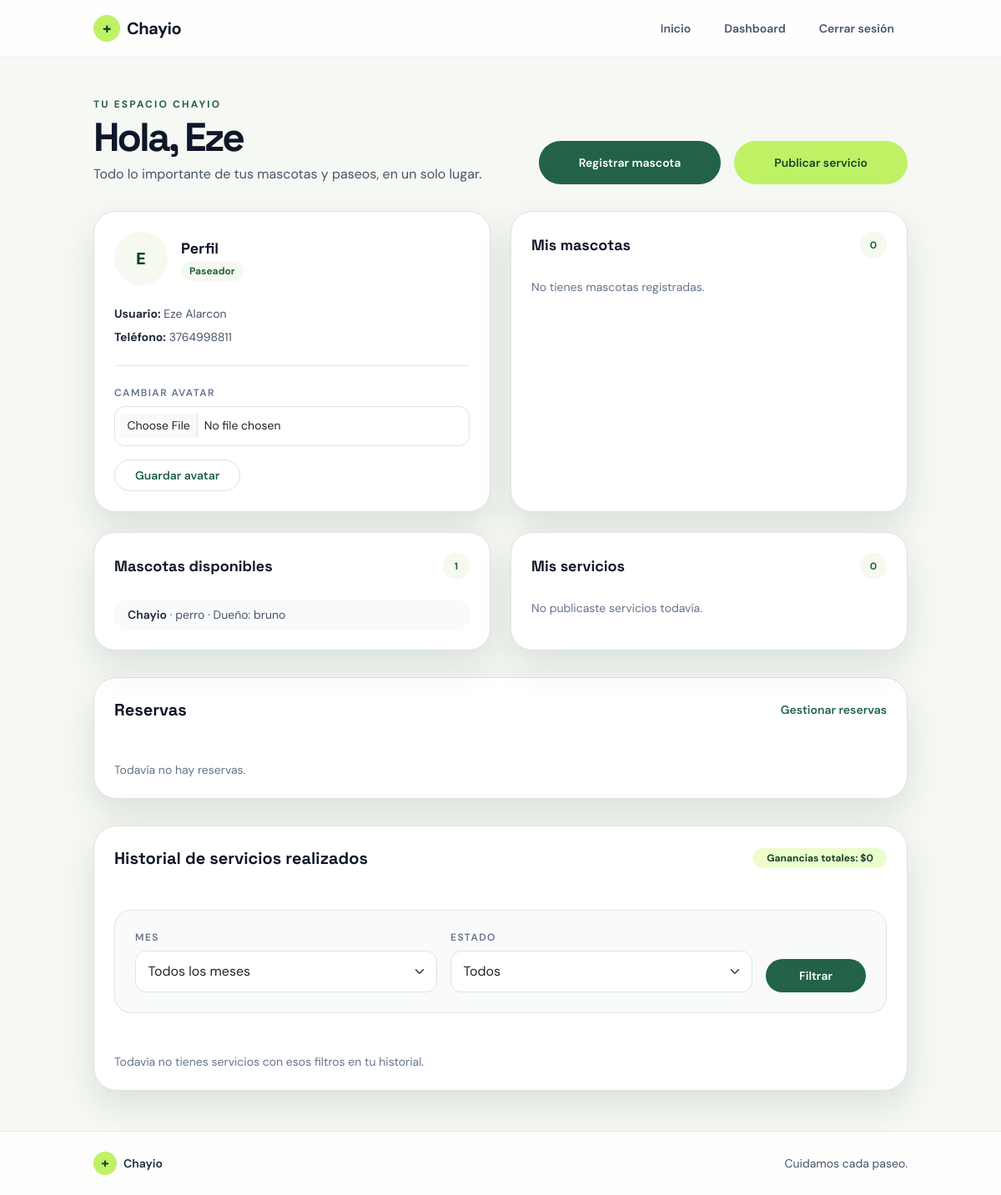
Page /dashboard/ (signed in) on the earlier database version.
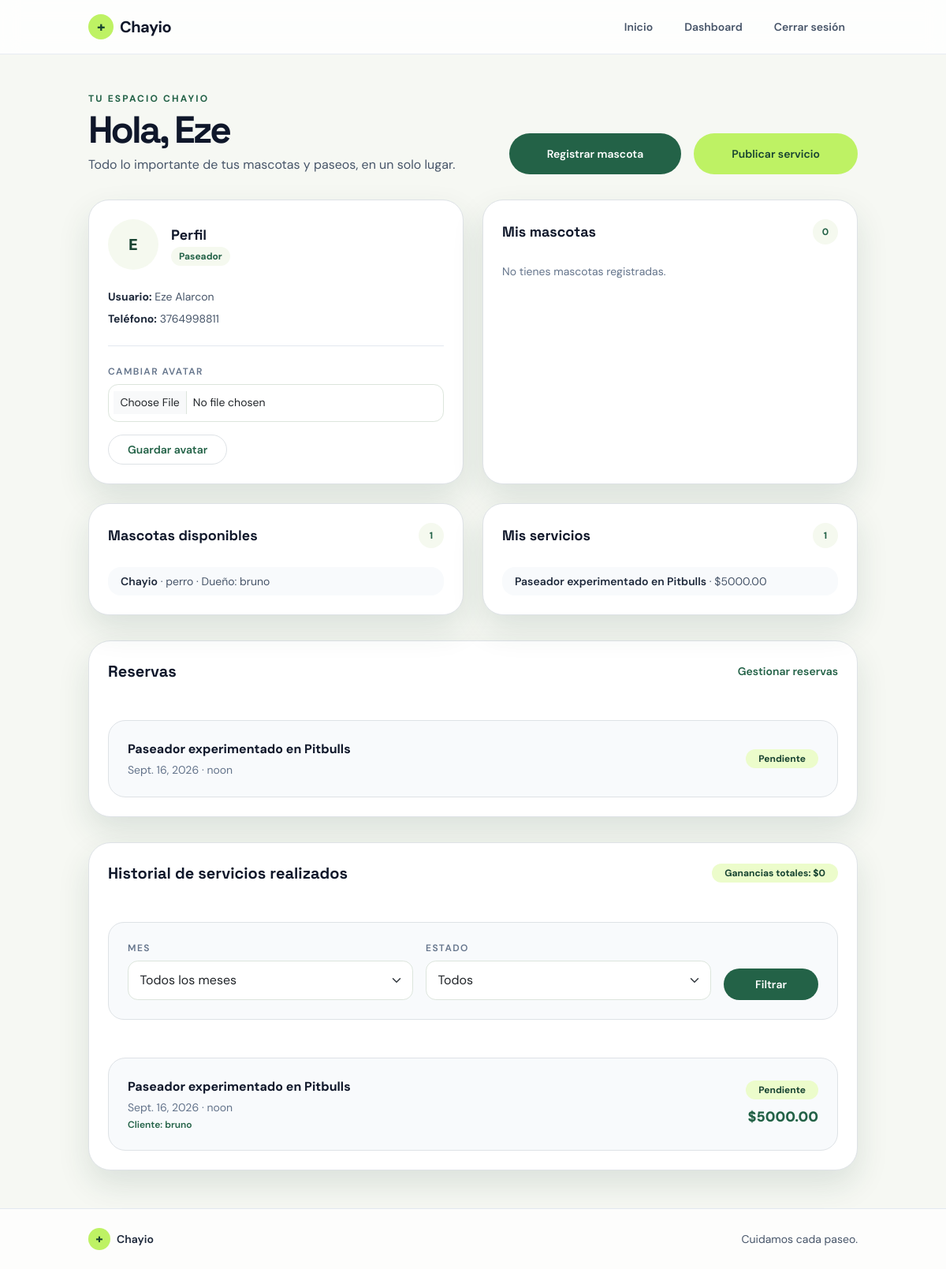
Same page on the later database version.
### pet_services/models.py (models this page shows, shortened)
class Pet(models.Model):
    owner = models.ForeignKey(settings.AUTH_USER_MODEL, on_delete=models.CASCADE, related_name='pets')
    name = models.CharField(max_length=100)
    species = models.CharField(max_length=50)
    breed = models.CharField(max_length=100, blank=True)
    age = models.PositiveIntegerField(blank=True, null=True)
    notes = models.TextField(blank=True)
    available = models.BooleanField(default=True)
    created_at = models.DateTimeField(default=timezone.now)

class ServiceOffer(models.Model):
    walker = models.ForeignKey(settings.AUTH_USER_MODEL, on_delete=models.CASCADE, related_name='service_offers')
    title = models.CharField(max_length=150)
    description = models.TextField()
    price = models.DecimalField(max_digits=8, decimal_places=2)
    duration_minutes = models.PositiveIntegerField(default=60)
    city = models.CharField(max_length=100)
    available = models.BooleanField(default=True)
    created_at = models.DateTimeField(default=timezone.now)

class Booking(models.Model):
    STATUS_CHOICES = [
        ('pending', 'Pendiente'),
        ('accepted', 'Aceptado'),
        ('rejected', 'Rechazado'),
        ('completed', 'Completado'),
    ]
    owner = models.ForeignKey(settings.AUTH_USER_MODEL, on_delete=models.CASCADE, related_name='bookings_as_owner')
    walker = models.ForeignKey(settings.AUTH_USER_MODEL, on_delete=models.CASCADE, related_name='bookings_as_walker')
    service = models.ForeignKey('ServiceOffer', on_delete=models.CASCADE, related_name='bookings')
    date = models.DateField()
    time = models.TimeField()
    notes = models.TextField(blank=True)
    status = models.CharField(max_length=20, choices=STATUS_CHOICES, default='pending')
    owner_confirmed = models.BooleanField(default=False)
    walker_confirmed = models.BooleanField(default=False)
    created_at = models.DateTimeField(default=timezone.now)

### pet_services/views.py (the view)
# urls.py: path('dashboard/', views.dashboard, name='dashboard'),
@login_required
def dashboard(request):
    profile, _ = UserProfile.objects.get_or_create(user=request.user)
    if request.method == 'POST':
        avatar = request.FILES.get('avatar')
        if avatar:
            profile.avatar = avatar
            profile.save(update_fields=['avatar'])
        return redirect('dashboard')
    selected_status = request.GET.get('status', 'all')
    selected_period = request.GET.get('period', 'all')
    pets = Pet.objects.filter(owner=request.user)
    available_pets = Pet.objects.filter(available=True).select_related('owner') if profile.role == 'walker' else []
    my_offers = ServiceOffer.objects.filter(walker=request.user) if profile.role == 'walker' else []
    bookings = Booking.objects.filter(owner=request.user) | Booking.objects.filter(walker=request.user)
    bookings = bookings.distinct().order_by('-created_at')
    history_base = Booking.objects.filter(owner=request.user).select_related('service', 'walker').order_by('-date', '-time')
    if selected_status != 'all':
        history_base = history_base.filter(status=selected_status)
    if selected_period != 'all':
        history_base = history_base.filter(date__year=selected_period[:4], date__month=selected_period[5:7])
    owner_history = history_base
    walker_history = Booking.objects.filter(walker=request.user).select_related('service', 'owner').order_by('-date', '-time')
    if selected_status != 'all':
        walker_history = walker_history.filter(status=selected_status)
    if selected_period != 'all':
        walker_history = walker_history.filter(date__year=selected_period[:4], date__month=selected_period[5:7])
    total_earnings = walker_history.filter(status='completed').aggregate(total=Sum('service__price'))['total'] or 0
    all_periods = sorted({
        booking.date.strftime('%Y-%m') for booking in Booking.objects.filter(owner=request.user) | Booking.objects.filter(walker=request.user)
    }, reverse=True)
    return render(
        request,
        'pet_services/dashboard.html',
        {
            'profile': profile,
            'pets': pets,
            'available_pets': available_pets,
            'my_offers': my_offers,
            'bookings': bookings,
            'owner_history': owner_history,
            'walker_history': walker_history,
            'total_earnings': total_earnings,
            'selected_status': selected_status,
            'selected_period': selected_period,
            'history_periods': all_periods,
            'status_choices': [
                ('all', 'Todos'),
                ('pending', 'Pendiente'),
                ('accepted', 'Aceptado'),
                ('rejected', 'Rechazado'),
                ('completed', 'Completado'),
            ],
        },
    )

### templates/pet_services/dashboard.html (shortened to what the changed rows need)
{% extends 'base.html' %}
{% block content %}
<div class="container mx-auto px-4 py-12">
    <div class="mb-8 flex flex-col gap-4 lg:flex-row lg:items-end lg:justify-between">
        <div>
            <h1 class="text-4xl font-black tracking-[-0.06em] text-slate-900 md:text-5xl">Hola, {{ user.first_name|default:user.username }}</h1>
        </div>
    </div>
    <div class="grid gap-6 md:grid-cols-2 xl:grid-cols-4">
        <div class="rounded-[26px] border border-slate-200 bg-white p-6 shadow-soft">
            <div class="mb-4 flex items-center gap-3">
                <div>
                    <h2 class="text-lg font-bold text-slate-900">Perfil</h2>
                </div>
            </div>
        </div>
        <div class="rounded-[26px] border border-slate-200 bg-white p-6 shadow-soft">
            <div class="mb-4 flex items-center justify-between">
                <h2 class="text-lg font-bold text-slate-900">Mis mascotas</h2>
            </div>
        </div>
        {% if profile.role == 'walker' %}
        <div class="rounded-[26px] border border-slate-200 bg-white p-6 shadow-soft">
            <div class="mb-4 flex items-center justify-between">
                <h2 class="text-lg font-bold text-slate-900">Mascotas disponibles</h2>
            </div>
            {% if available_pets %}
                <ul class="space-y-3 text-sm text-slate-600">
                    {% for pet in available_pets %}
                        <li class="rounded-2xl bg-slate-50 px-3 py-2"><span class="font-semibold text-slate-800">{{ pet.name }}</span> · {{ pet.species }} · Dueño: {{ pet.owner.get_full_name|default:pet.owner.username }}</li>
                    {% endfor %}
                </ul>
            {% else %}
                <p class="text-sm text-slate-500">No hay mascotas disponibles actualmente.</p>
            {% endif %}
        </div>
        {% endif %}
        <div class="rounded-[26px] border border-slate-200 bg-white p-6 shadow-soft">
            <div class="mb-4 flex items-center justify-between">
                <h2 class="text-lg font-bold text-slate-900">Mis servicios</h2>
                <span class="inline-flex h-8 min-w-8 items-center justify-center rounded-full bg-brand-50 px-2 text-xs font-bold text-brand-500">{{ my_offers|length }}</span>
            </div>
            {% if my_offers %}
                <ul class="space-y-3 text-sm text-slate-600">
                    {% for offer in my_offers %}
                        <li class="rounded-2xl bg-slate-50 px-3 py-2"><span class="font-semibold text-slate-800">{{ offer.title }}</span> · ${{ offer.price }}</li>
                    {% endfor %}
                </ul>
            {% else %}
                <p class="text-sm text-slate-500">No publicaste servicios todavía.</p>
            {% endif %}
        </div>
    </div>
    <div class="mt-8 rounded-[28px] border border-slate-200 bg-white p-6 shadow-soft">
        <div class="mb-5 flex flex-wrap items-center justify-between gap-3">
            <h2 class="text-xl font-bold text-slate-900">Reservas</h2>
            {% if profile.role == 'walker' %}<a class="text-sm font-semibold text-brand-500" href="{% url 'walker_bookings' %}">Gestionar reservas</a>{% endif %}
        </div>
        {% if bookings %}
            <div class="space-y-3">
                {% for booking in bookings %}
                    <div class="flex flex-col gap-3 rounded-[22px] border border-slate-200 bg-slate-50 p-4 md:flex-row md:items-center md:justify-between">
                        <div>
                            <div class="font-bold text-slate-900">{{ booking.service.title }}</div>
                            <div class="mt-1 text-sm text-slate-500">{{ booking.date }} · {{ booking.time }}</div>
                        </div>
                        <div class="flex flex-wrap items-center gap-2">
                            <span class="inline-flex rounded-full bg-lime-100 px-3 py-1 text-xs font-bold text-brand-700">{{ booking.get_status_display }}</span>
                        </div>
                    </div>
                {% endfor %}
            </div>
        {% else %}
            <p class="text-sm text-slate-500">Todavía no hay reservas.</p>
        {% endif %}
    </div>
    {% if profile.role == 'walker' %}
    <div class="mt-8 rounded-[28px] border border-slate-200 bg-white p-6 shadow-soft">
        <div class="mb-5 flex flex-wrap items-center justify-between gap-3">
            <h2 class="text-xl font-bold text-slate-900">Historial de servicios realizados</h2>
            <span class="inline-flex rounded-full bg-lime-100 px-3 py-1 text-xs font-bold text-brand-700">Ganancias totales: ${{ total_earnings }}</span>
        </div>
        <form method="get" class="mb-5 rounded-[20px] border border-slate-200 bg-slate-50 p-4">
            <div class="grid gap-3 md:grid-cols-[1fr_1fr_120px]">
            </div>
        </form>
        {% if walker_history %}
            <div class="space-y-3">
                {% for booking in walker_history %}
                    <div class="flex flex-col gap-2 rounded-[22px] border border-slate-200 bg-slate-50 p-4 md:flex-row md:items-center md:justify-between">
                        <div>
                            <div class="font-bold text-slate-900">{{ booking.service.title }}</div>
                            <div class="mt-1 text-sm text-slate-500">{{ booking.date }} · {{ booking.time }}</div>
                            <div class="mt-1 text-xs font-semibold text-brand-500">Cliente: {{ booking.owner.get_full_name|default:booking.owner.username }}</div>
                        </div>
                        <div class="flex items-center gap-2 md:flex-col md:items-end">
                            <span class="inline-flex rounded-full bg-lime-100 px-3 py-1 text-xs font-bold text-brand-700">{{ booking.get_status_display }}</span>
                            <strong class="text-lg font-black text-brand-500">${{ booking.service.price }}</strong>
                        </div>
                    </div>
                {% endfor %}
            </div>
        {% else %}
            <p class="text-sm text-slate-500">Todavía no tienes servicios con esos filtros en tu historial.</p>
        {% endif %}
    </div>
    {% endif %}
</div>
{% endblock %}

Differences in the rows shown:
added ServiceOffer: title "Paseador experimentado en Pitbulls", price "5000.00"
added Booking: service "Paseador experimentado en Pitbulls", date "Sept. 16, 2026", time "noon", status "Pendiente", owner.get_full_name "bruno", service.price "5000.00"
Other differences:
{{ my_offers|length }}: "0" → "1"
text no longer shown: "No publicaste servicios todavía. Todavía no hay reservas. Todavía no tienes servicios con esos filtros en tu historial."
